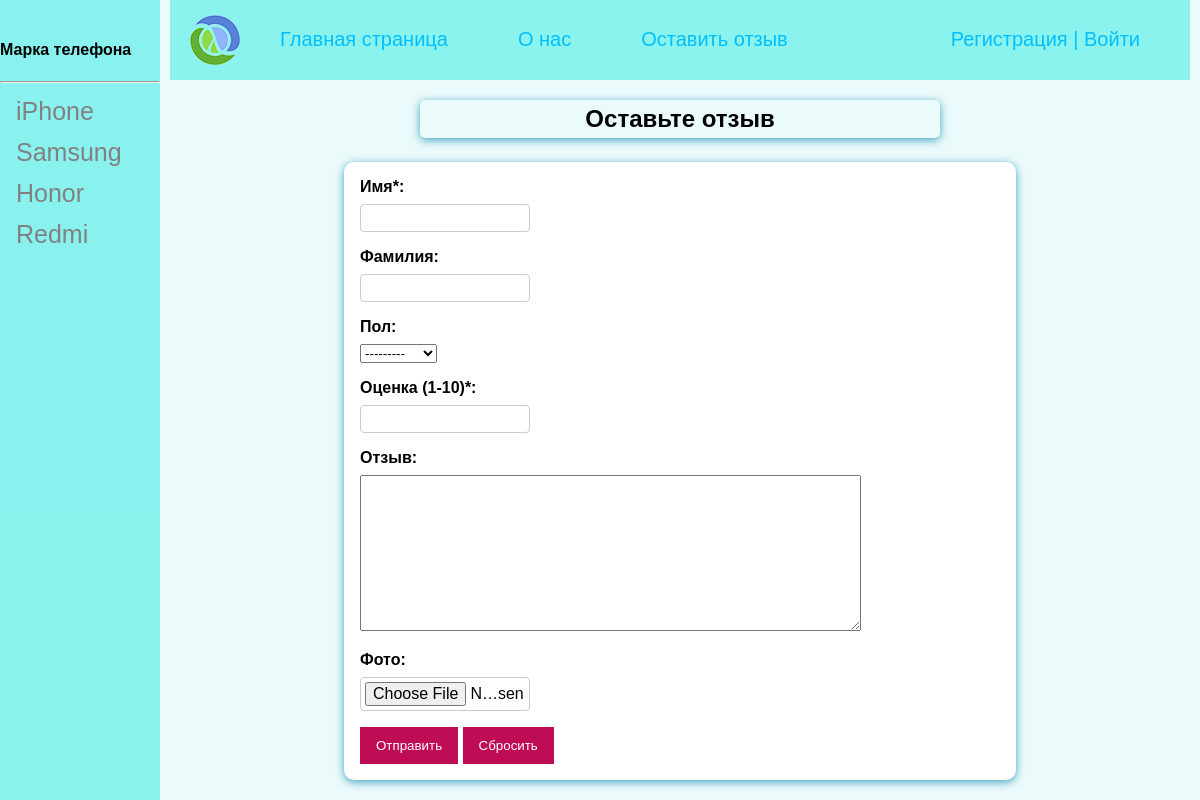
The page /feedback/ on the database its author committed.
### shop_app/models.py (models this page shows, shortened)
class MarkModel(models.Model):
    mark = models.CharField(max_length=20, validators=[MinLengthValidator(2)], verbose_name='Марка')
    country = models.CharField(max_length=15, verbose_name='Страна производитель')
    slug = models.SlugField(null=False, db_index=True, unique=True, verbose_name='Ссылка')
    def __str__(self):
        return f'{self.mark}'
    def get_absolute_url(self):
        return reverse('mark_link', kwargs={'mark_slug': self.slug})
    class Meta:
        verbose_name = 'Марка телефона'
        verbose_name_plural = 'Марки телефонов'

### feedback/views.py (the view)
# urls.py: path('', views.FeedbackView.as_view(), name='feedback'),
class FeedbackView(CreateView):
    model = FeedbackModel
    form_class = FeedbackForm
    template_name = 'feedback/feedback.html'
    success_url = reverse_lazy('done') # хардкод или лэйзи, просто реверс не успевает формировать ссылку

### feedback/forms.py
class FeedbackForm(forms.ModelForm):
    class Meta:
        model = FeedbackModel
        fields = ['name', 'surname', 'sex', 'rating', 'feedback', 'photo']
        labels = {
            'name': 'Имя*',
            'surname': 'Фамилия',
            'sex': 'Пол',
            'rating': 'Оценка (1-10)*',
            'feedback': 'Отзыв',
            'photo': 'Фото'
        }
        widgets = {
            'feedback': forms.Textarea(attrs={'cols': 60, 'rows': 10})
        }
        error_messages = {
            'rating': {
                'required': 'Поле не может быть пустым',
                'max_value': 'Введите число от 0 до 10'
            }
        }

### shop_app/templatetags/shop_app_tags.py (called while the page is built)
@register.simple_tag()
def get_marks():
    return MarkModel.objects.all()

### feedback/templates/feedback/feedback.html (shortened to what this page needs)
{% extends 'shop_app/base.html' %}
{% load static %}
{% block head %}
        <link rel="stylesheet" href="{% static 'feedback/forms.css' %}">
{% endblock %}
{% block content %}
    <h2>Оставьте отзыв</h2>
    <form action="" method="post" enctype="multipart/form-data">
        {% for field in form %}
            <div class="form-style">
                {{ field.label_tag }}
                {{ field }}
            </div>
        {% endfor %}
        <button>Отправить</button>
        <button type="reset">Сбросить</button>
    </form>
{% endblock %}

### shop_app/templates/shop_app/base.html (shortened to what this page needs)
{% load static %}
{% load shop_app_tags %}
<!DOCTYPE html>
<html lang="en">
<head>
    <link rel="stylesheet" href="{% static 'shop_app/css/shop.css' %}">
    {% block head %} {% endblock head %}
</head>
<body>
    {% block mainmenu %}
    <div class="main">
        <div class="header">
            <ul id="mainmenu" class="mainmenu">
                <li class="logo"><a href="{% url 'home' %}"><div class="logo"></div></a></li>
                <li><a href="{% url 'home' %}" class="underline-one">Главная страница</a></li>
                <li><a href="{% url 'about' %}" class="underline-one">О нас</a></li>
                <li><a href="{% url 'feedback' %}" class="underline-one">Оставить отзыв</a></li>
                {% if request.user.is_authenticated %}
                    <li> {{user.username.title }} | <a href="{% url 'logout' %}" class="underline-one">Выйти</a></li>
                {% else %}
                    <li><a href="{% url 'register' %}" class="underline-one">Регистрация</a> |
                        <a href="{% url 'login' %}" class="underline-one">Войти</a></li>
                {% endif %}
            </ul>
        </div>
    {% block content %}
    {% endblock content %}
    </div>
    <div class="sidenav">
        <h4>Марка телефона</h4>
        <hr>
        {% get_marks as marks %}
        {% for c in marks %}
        <a href="{{ c.get_absolute_url }}">{{ c }}</a>
        {% endfor %}
    </div>
    {% endblock mainmenu %}
</body>
</html>

### shop_app/static/shop_app/css/shop.css (style rules this page uses)
li { list-style-type: none; }
body { margin: 0; font-family: Sans-Serif; background-color: #b4ecf042; }
a { text-decoration: none; }
h2 { width:50%; margin: 20px auto 5px; text-align: center; padding: 5px; border-radius: 5px; box-shadow: 0 2px 8px #3ca3c1; }
form { margin: 1.5rem auto 5px; width: 90%; max-width: 40rem; padding: 1rem; border-radius: 10px; font-size: 16px; background-color: white; box-shadow: 0 2px 8px #3ca3c1; }
button { cursor: pointer; background-color: #bf0d55; color: white; border: 10px solid #bf0d55; }
.form-style { margin-bottom: 1rem; }
.form-style input { font: inherit; padding: 0.25rem; border-radius: 4px; border: 1px solid #ccc; display: block; width: 10rem; }
.form-style label { font-weight: bold; display: block; margin-bottom: 0.5rem; }
.underline-one { color: #00bfff; position: relative; cursor: pointer; text-decoration: none; }
.underline-one:after { content: ""; display: block; position: absolute; right: 0; bottom: -3px; width: 0; height: 2px; background-color: black; transition: width 0.5s; }
.header { background-color: #17e9df75; padding: 10px; }
ul.mainmenu { list-style: none; margin: 0; padding: 0; height: 60px; color: #00bfff; font-size: 20px; overflow: hidden; }
ul.mainmenu li { float: left; margin: 18px 40px 0 30px; }
ul.mainmenu li.logo { margin: 0; }
ul.mainmenu li a { color: #00bfff; text-decoration: none; }
.logo { background: url('../images/logo.png') no-repeat 10px 5px; width: 70px; height: 60px; }
.sidenav { height: 100%; width: 160px; position: fixed; z-index: 1; top: 0; left: 0; background-color: #17e9df75; overflow-x: hidden; padding-top: 20px; }
.sidenav a { padding: 6px 8px 6px 16px; text-decoration: none; font-size: 25px; color: #818181; display: block; }
.main { margin-left: 160px; padding: 0px 10px; }
#mainmenu li:last-child { float: right; }

### feedback/static/feedback/forms.css (style rules this page uses)
body { margin: 0; font-family: Sans-Serif; background-color: #b4ecf042; }
a { text-decoration: none; }
h2 { width:50%; margin: 20px auto 5px; text-align: center; padding: 5px; border-radius: 5px; box-shadow: 0 2px 8px #3ca3c1; }
form { margin: 1.5rem auto 5px; width: 90%; max-width: 40rem; padding: 1rem; border-radius: 10px; font-size: 16px; background-color: white; box-shadow: 0 2px 8px #3ca3c1; }
button { cursor: pointer; background-color: #bf0d55; color: white; border: 10px solid #bf0d55; }
.form-style { margin-bottom: 1rem; }
.form-style input { font: inherit; padding: 0.25rem; border-radius: 4px; border: 1px solid #ccc; display: block; width: 10rem; }
.form-style label { font-weight: bold; display: block; margin-bottom: 0.5rem; }
.underline-one { color: #00bfff; position: relative; cursor: pointer; text-decoration: none; }
.underline-one:after { content: ""; display: block; position: absolute; right: 0; bottom: -3px; width: 0; height: 2px; background-color: black; transition: width 0.5s; }
.header { background-color: #17e9df75; padding: 10px; }

### rows shown on the page
MarkModel: mark "iPhone"
MarkModel: mark "Samsung"
MarkModel: mark "Honor"
MarkModel: mark "Redmi"

### other values the page prints
{{ field.label_tag }} "Имя*:" "Фамилия:" "Пол:" "Оценка (1-10)*:" "Отзыв:" "Фото:"
